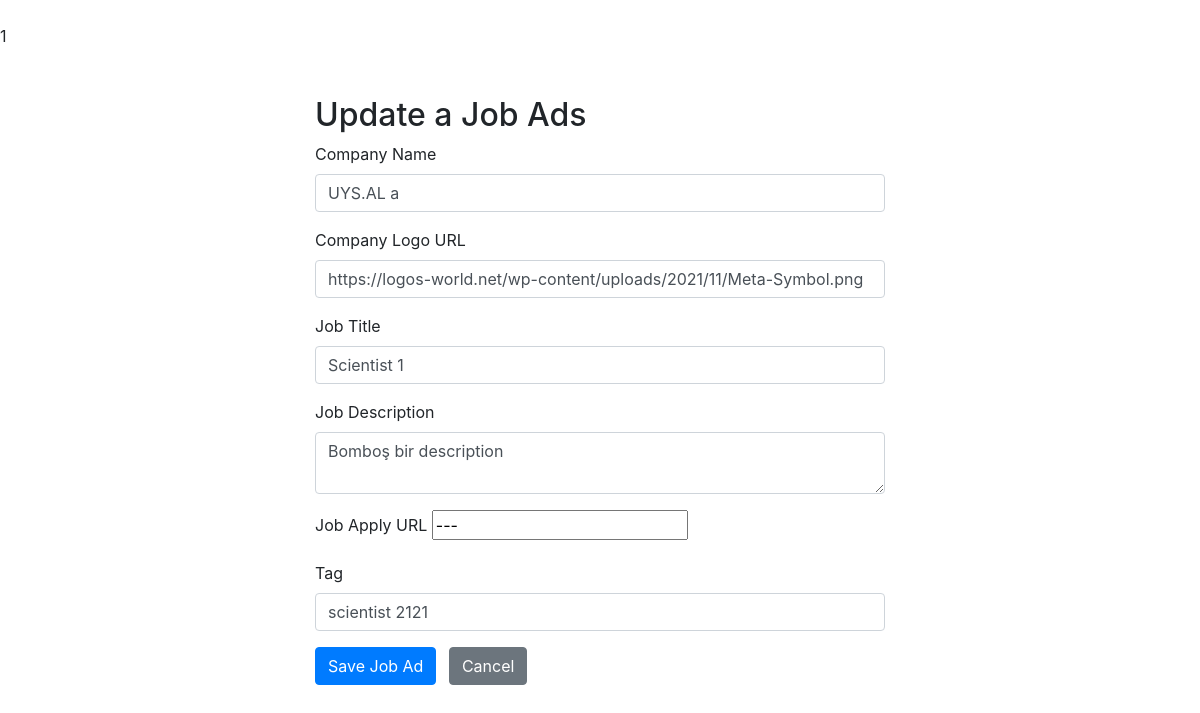
The app's page /admin/update.php?id=1 (signed in) with its own data.
### tables this page shows
CREATE TABLE `jobs` (
  `id` int(11) NOT NULL,
  `company` varchar(255) NOT NULL,
  `company_logo_url` varchar(255) NOT NULL,
  `title` varchar(255) NOT NULL,
  `description` varchar(255) NOT NULL,
  `apply_url` varchar(255) DEFAULT NULL,
  `publisher` varchar(255) NOT NULL,
  `publish_date` date NOT NULL DEFAULT current_timestamp(),
  `tag` varchar(255) NOT NULL,
  `status` tinyint(1) NOT NULL DEFAULT 1
);

### admin/update.php (the view, shortened to what this page needs)
<?php
$conn = new mysqli('localhost', 'root', '', 'project');
$sql_fetch = "SELECT * FROM `jobs` WHERE id='{$_SESSION['job_id']}'";
if ($result = mysqli_query($conn, $sql_fetch)) {
    if (mysqli_num_rows($result) > 0) {
        $row = mysqli_fetch_array($result);
        echo "<br>" . $row['id'] . "<br>";
        $company_name = $row['company'];
        $company_logo_url = $row['company_logo_url'];
        $title = $row['title'];
        $description = $row['description'];
        $apply_url = $row['apply_url'];
        $tag = $row['tag'];
    }
}
$company_name_err = $company_logo_url_err = $title_err = $description_err = $apply_url_err = $tag_err = "";
?>
<html>
<head>
    <link rel="stylesheet" href="https://stackpath.bootstrapcdn.com/bootstrap/4.5.2/css/bootstrap.min.css">
</head>
<body>
    <div class="wrapper">
        <div class="container-fluid">
            <div class="row">
                <div class="col-md-12">
                    <h2 class="mt-5">Update a Job Ads</h2>
                    <form action="<?php echo htmlspecialchars($_SERVER["PHP_SELF"]); ?>" method="post">
                        <div class="form-group">
                            <label>Company Name</label>
                            <input type="text" name="company_name" class="form-control <?php echo (!empty($company_name_err)) ? 'is-invalid' : ''; ?>" value="<?php echo $company_name; ?>">
                        </div>
                        <div class="form-group">
                            <label>Company Logo URL</label>
                            <input type="text" name="company_logo_url" class="form-control <?php echo (!empty($company_logo_url_err)) ? 'is-invalid' : ''; ?>" value="<?php echo $company_logo_url; ?>">
                        </div>
                        <div class="form-group">
                            <label>Job Title</label>
                            <input type="text" name="job_title" class="form-control <?php echo (!empty($title_err)) ? 'is-invalid' : ''; ?>" value="<?php echo $title; ?>">
                        </div>
                        <div class="form-group">
                            <label>Job Description</label>
                            <textarea name="job_description" class="form-control <?php echo (!empty($description_err)) ? 'is-invalid' : ''; ?>"><?php echo $description; ?></textarea>
                        </div>
                        <div class="form-group">
                            <label>Job Apply URL</label>
                            <input type="text" name="job_apply_url" value="<?php echo $apply_url; ?>">
                        </div>
                        <div class="form-group">
                            <label>Tag</label>
                            <input type="text" name="job_tag" class="form-control <?php echo (!empty($tag_err)) ? 'is-invalid' : ''; ?>" value="<?php echo $tag; ?>">
                        </div>
                        <button type="submit" class="btn btn-primary" value="Save Job Ad">Save Job Ad</button>
                        <a href="index.php" class="btn btn-secondary ml-2">Cancel</a>
                    </form>
                </div>
            </div>
        </div>
    </div>
</body>
</html>

### admin/update.php (style rules this page uses)
.wrapper { width: 600px; margin: 0 auto; }

### records on screen
jobs: id "1", company_name "UYS.AL a", company_logo_url "https://logos-world.net/wp-content/uploads/2021/11/Meta-Symbol.png", job_title "Scientist 1", job_description "Bomboş bir description", job_apply_url "---", job_tag "scientist 2121"
